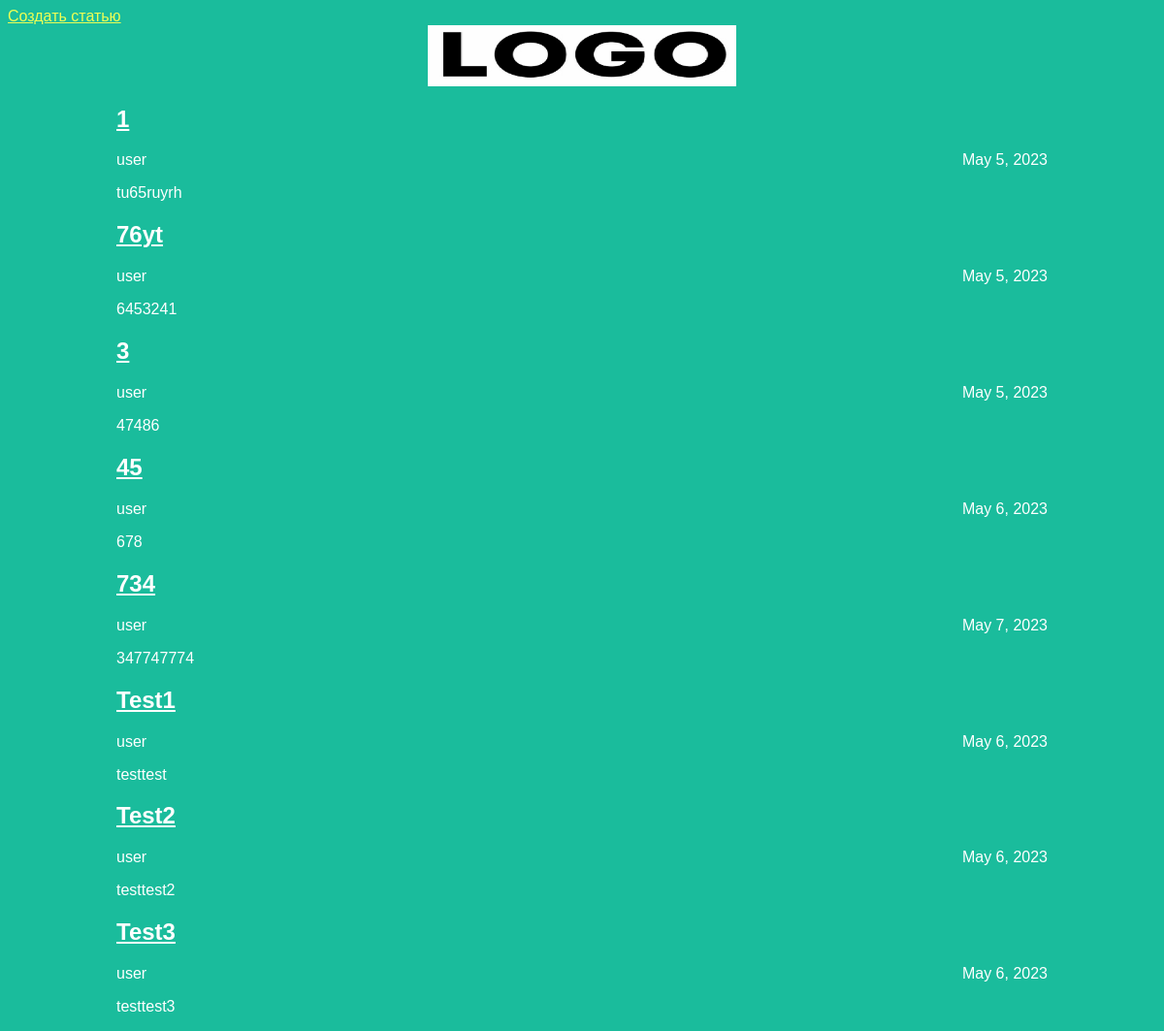
The page / on the database its author committed.
### articles/models.py (models this page shows, shortened)
class Article(models.Model):
    title = models.CharField(max_length=200)
    author = models.ForeignKey(User, on_delete=models.CASCADE)
    text = models.TextField()
    created_date = models.DateField(auto_now_add=True)
    def get_excerpt(self):
        return self.text[:140] + "..." if len(self.text) > 140 else self.text

### articles/views.py (the view)
# urls.py: path('', views.archive),
def archive(request):
  return render(request, 'archive.html', {"posts": Article.objects.all()})

### articles/templates/archive.html (shortened to what this page needs)
<!DOCTYPE html>
<html>
  <head>
    <link rel="stylesheet" href="{{ STATIC_URL }}/static/article1.css">
  </head>
  <body>
    <a class="link" href="http://127.0.0.1:8000/new/">Создать статью</a>
    <div class="header">
        <img src="{{ STATIC_URL }}/static/img/logo.png" alt="My image"/>
    </div>
    <div class="archive">
        {% for post in posts %}
            <div class="one-post">
                <h2 class="post-title">
                    <a href="http://127.0.0.1:8000/article/{{post.id}}">{{ post.title }}</a>
                </h2>
                <div class="article-info">
                    <div class="article-author">{{ post.author.username }}</div>
                    <div class="article-created-date">{{ post.created_date }}</div>
                </div>
                <p class="article-text">{{ post.get_excerpt }}</p>
            </div>
        {% endfor %}
    </div>
  </body>
</html>

### articles/static/article1.css (style rules this page uses)
body { background: #1abc9c; font-family: Tahoma, Arial, sans-serif; color: #ffffff; }
.header img { display: block; width: 318px; margin-left: auto; margin-right: auto; }
.archive { width: 960px; margin-left: auto; margin-right: auto; }
.post-title a { color: #ffffff; }
.article-author { width: 50%; float: left; }
.article-created-date { text-align: right; }
.link { color: #eeff54; }

### rows shown on the page
Article: title "1", author.username "user", created_date "May 5, 2023", get_excerpt "tu65ruyrh"
Article: title "76yt", author.username "user", created_date "May 5, 2023", get_excerpt "6453241"
Article: title "3", author.username "user", created_date "May 5, 2023", get_excerpt "47486"
Article: title "45", author.username "user", created_date "May 6, 2023", get_excerpt "678"
Article: title "734", author.username "user", created_date "May 7, 2023", get_excerpt "347747774"
Article: title "Test1", author.username "user", created_date "May 6, 2023", get_excerpt "testtest"
Article: title "Test2", author.username "user", created_date "May 6, 2023", get_excerpt "testtest2"
Article: title "Test3", author.username "user", created_date "May 6, 2023", get_excerpt "testtest3"
